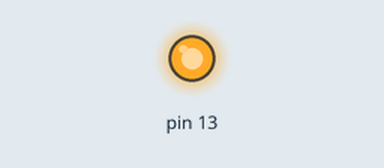
Bench run of a sketch on a simulated Arduino Uno, built with avr-gcc and run on an emulated ATmega328P. On the bench: output pins drawn as LEDs (lit = HIGH).

Above: at 3.0 s.
At 12.0 s:
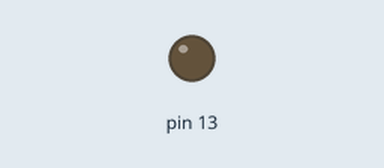
Timing chart, 0 to 16.3 s (numbered marks = the images above):
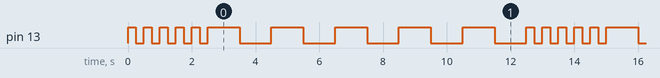

The sketch:

Blinky2.ino
```cpp
// Blinky
/*
Write a program that causes the built-in LED connected to pin 13 on the Arduino to blink,
alternating between fast blinks and slow blinks. The LED should blink 5 times,
once every half second, and then it should blink 5 more times, once every two seconds.
The LED should continue to blink in this alternating fashion for as long as the Arduino receives power.
*/


void setup() {
  // initialize digital pin LED_BUILTIN as an output.
  pinMode(13, OUTPUT);
}

// the loop function runs over and over again forever
void loop() {
  // blink fast 5 times.
  for (int i = 0; i < 5; i++) {
    // On for 1/2 second.
    digitalWrite(13, HIGH);
    delay(250);
    // off for 1/2 second.
    digitalWrite(13, LOW);
    delay(250);
  }

  // blink slow 5 times.
  for (int i = 0; i < 5; i++) {
    // On for 2 seconds.
    digitalWrite(13, HIGH);
    delay(1000);
    // Off for 2 seconds.
    digitalWrite(13, LOW);
    delay(1000);
  }

}
```

Measured:
- by itself, pin 13: repeats every 12.5 s: 4 × (LOW 0.25 s, HIGH 0.25 s), LOW 0.25 s, 5 × (HIGH 1.0 s, LOW 1.0 s), HIGH 0.25 s
- by itself, everything shown: repeats every 12.5 s, in 20 steps
